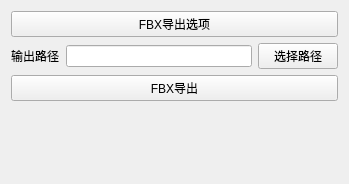
<?xml version="1.0" encoding="UTF-8"?>
<ui version="4.0">
 <class>Form</class>
 <widget class="QWidget" name="Form">
  <property name="geometry">
   <rect>
    <x>0</x>
    <y>0</y>
    <width>349</width>
    <height>184</height>
   </rect>
  </property>
  <property name="windowTitle">
   <string>MoreFun - FBX导出工具</string>
  </property>
  <property name="whatsThis">
   <string/>
  </property>
  <layout class="QVBoxLayout" name="verticalLayout">
   <item>
    <widget class="QPushButton" name="Options_BTN">
     <property name="text">
      <string>FBX导出选项</string>
     </property>
    </widget>
   </item>
   <item>
    <layout class="QHBoxLayout" name="horizontalLayout">
     <item>
      <widget class="QLabel" name="label">
       <property name="text">
        <string>输出路径</string>
       </property>
      </widget>
     </item>
     <item>
      <widget class="QLineEdit" name="Path_LE"/>
     </item>
     <item>
      <widget class="QPushButton" name="Path_BTN">
       <property name="text">
        <string>选择路径</string>
       </property>
      </widget>
     </item>
    </layout>
   </item>
   <item>
    <widget class="QPushButton" name="Export_BTN">
     <property name="text">
      <string>FBX导出</string>
     </property>
    </widget>
   </item>
   <item>
    <spacer name="verticalSpacer">
     <property name="orientation">
      <enum>Qt::Vertical</enum>
     </property>
     <property name="sizeHint" stdset="0">
      <size>
       <width>20</width>
       <height>40</height>
      </size>
     </property>
    </spacer>
   </item>
  </layout>
 </widget>
 <resources/>
 <connections/>
</ui>
